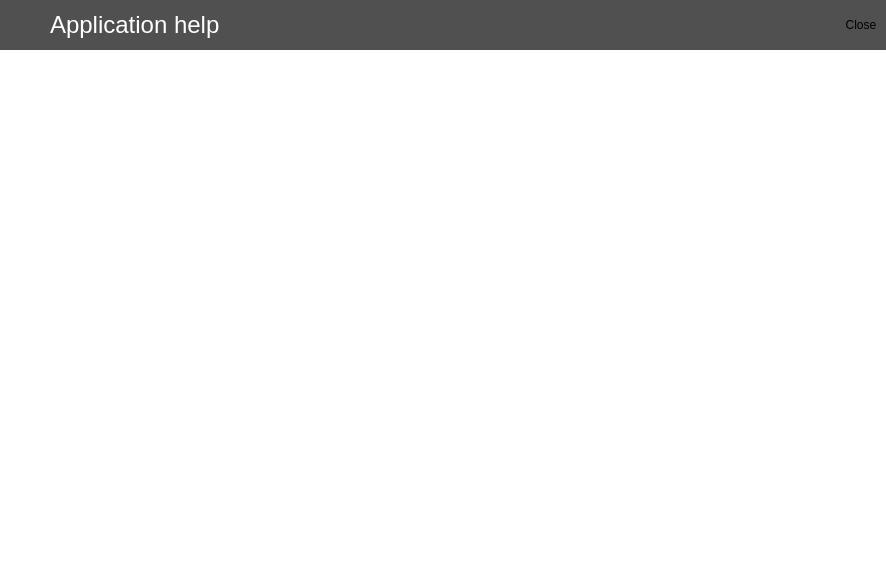
<?xml version="1.0" encoding="UTF-8"?>
<ui version="4.0">
 <class>HelpDialog</class>
 <widget class="QDialog" name="HelpDialog">
  <property name="geometry">
   <rect>
    <x>0</x>
    <y>0</y>
    <width>886</width>
    <height>572</height>
   </rect>
  </property>
  <property name="windowTitle">
   <string>Application help</string>
  </property>
  <property name="windowIcon">
   <iconset resource="Images.qrc">
    <normaloff>:/images/qrssreader</normaloff>:/images/qrssreader</iconset>
  </property>
  <property name="styleSheet">
   <string notr="true">#HelpDialog{
	background-color: qlineargradient(spread:pad, x1:0, y1:1, x2:0, y2:0, stop:0 rgb(240, 240, 240), stop:1 rgb(250, 250, 250));
}

#contents{
	background-color: white;
}

#topTextLabel{
	background-color: rgb(80, 80, 80);
	color: white;
	font-size: 18pt;	
}

#topIconLabel{
	background-color: rgb(80, 80, 80);
}

#closeToolButton{
	border: none;
	background: rgb(80, 80, 80);
}

#closeToolButton:hover{
	border: none;
	background-color: rgb(90, 90, 90);
}

#closeToolButton:pressed{
	border: none;
	background-color: rgb(100, 100, 100);
}

#closeButton{
	background-color: rgb(90, 90, 90);
	border: 0px;
}
</string>
  </property>
  <layout class="QVBoxLayout" name="verticalLayout">
   <property name="spacing">
    <number>0</number>
   </property>
   <property name="leftMargin">
    <number>0</number>
   </property>
   <property name="topMargin">
    <number>0</number>
   </property>
   <property name="rightMargin">
    <number>0</number>
   </property>
   <property name="bottomMargin">
    <number>0</number>
   </property>
   <item>
    <layout class="QHBoxLayout" name="horizontalLayout1">
     <property name="spacing">
      <number>0</number>
     </property>
     <item>
      <widget class="QLabel" name="topIconLabel">
       <property name="sizePolicy">
        <sizepolicy hsizetype="Fixed" vsizetype="Fixed">
         <horstretch>0</horstretch>
         <verstretch>0</verstretch>
        </sizepolicy>
       </property>
       <property name="minimumSize">
        <size>
         <width>50</width>
         <height>50</height>
        </size>
       </property>
       <property name="maximumSize">
        <size>
         <width>50</width>
         <height>50</height>
        </size>
       </property>
       <property name="text">
        <string/>
       </property>
       <property name="pixmap">
        <pixmap resource="Images.qrc">:/images/settings</pixmap>
       </property>
       <property name="margin">
        <number>10</number>
       </property>
      </widget>
     </item>
     <item>
      <widget class="QLabel" name="topTextLabel">
       <property name="sizePolicy">
        <sizepolicy hsizetype="Expanding" vsizetype="Fixed">
         <horstretch>0</horstretch>
         <verstretch>0</verstretch>
        </sizepolicy>
       </property>
       <property name="minimumSize">
        <size>
         <width>0</width>
         <height>50</height>
        </size>
       </property>
       <property name="maximumSize">
        <size>
         <width>16777215</width>
         <height>50</height>
        </size>
       </property>
       <property name="text">
        <string>Application help</string>
       </property>
       <property name="margin">
        <number>10</number>
       </property>
      </widget>
     </item>
     <item>
      <widget class="QToolButton" name="closeToolButton">
       <property name="minimumSize">
        <size>
         <width>50</width>
         <height>50</height>
        </size>
       </property>
       <property name="maximumSize">
        <size>
         <width>50</width>
         <height>50</height>
        </size>
       </property>
       <property name="text">
        <string>Close</string>
       </property>
       <property name="icon">
        <iconset resource="Images.qrc">
         <normaloff>:/images/close</normaloff>:/images/close</iconset>
       </property>
       <property name="iconSize">
        <size>
         <width>32</width>
         <height>32</height>
        </size>
       </property>
      </widget>
     </item>
    </layout>
   </item>
   <item>
    <widget class="QScrollArea" name="scrollArea">
     <property name="frameShape">
      <enum>QFrame::NoFrame</enum>
     </property>
     <property name="lineWidth">
      <number>0</number>
     </property>
     <property name="widgetResizable">
      <bool>true</bool>
     </property>
     <widget class="QWidget" name="contents">
      <property name="geometry">
       <rect>
        <x>0</x>
        <y>0</y>
        <width>886</width>
        <height>520</height>
       </rect>
      </property>
      <layout class="QVBoxLayout" name="verticalLayout_2">
       <property name="spacing">
        <number>10</number>
       </property>
       <property name="leftMargin">
        <number>10</number>
       </property>
       <property name="topMargin">
        <number>10</number>
       </property>
       <property name="rightMargin">
        <number>10</number>
       </property>
       <property name="bottomMargin">
        <number>10</number>
       </property>
      </layout>
     </widget>
    </widget>
   </item>
  </layout>
 </widget>
 <resources>
  <include location="Images.qrc"/>
 </resources>
 <connections>
  <connection>
   <sender>closeToolButton</sender>
   <signal>pressed()</signal>
   <receiver>HelpDialog</receiver>
   <slot>close()</slot>
   <hints>
    <hint type="sourcelabel">
     <x>616</x>
     <y>31</y>
    </hint>
    <hint type="destinationlabel">
     <x>642</x>
     <y>82</y>
    </hint>
   </hints>
  </connection>
 </connections>
</ui>
